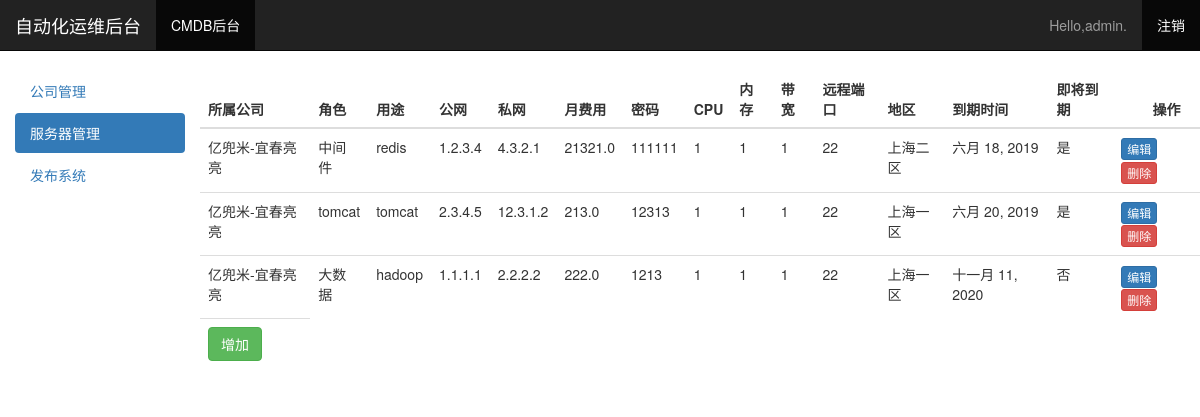
/cmdb/show_company/3/ (signed in), run on the app's committed database.
### cmdb/models.py (models this page shows, shortened)
class Servers(models.Model):
    roles=models.CharField(max_length=20,verbose_name='服务器角色')
    usage=models.CharField(max_length=20,verbose_name='服务器用途')
    pub_ipaddress=models.GenericIPAddressField(verbose_name='公网地址')
    private_ipaddress=models.GenericIPAddressField(verbose_name='私网地址')
    customer = models.FloatField(max_length=10, verbose_name='月费用')
    password = models.CharField(max_length=30, verbose_name='服务器密码')
    cpu=models.IntegerField(verbose_name='CPU核数')
    mem=models.IntegerField(verbose_name='内存大小')
    bandwidth=models.IntegerField(verbose_name='带宽')
    port=models.IntegerField(verbose_name='远程端口')
    area=models.CharField(max_length=10,verbose_name='地区')
    expiration_time=models.DateField(verbose_name='到期时间')
    company=models.ForeignKey(Company,default=1)
    @property
    def is_expiration(self):
        if (parse(str(self.expiration_time)) - parse(daytime)).days >= 7:
            return True
    class Meta:
        verbose_name_plural = "服务器"

class Company(models.Model):
    name=models.CharField(max_length=25,verbose_name='公司名称',unique=True)
    contactsusr=models.CharField(max_length=10,verbose_name='联系人')
    phonenumber=models.IntegerField(verbose_name='联系人手机号')
    projectname=models.CharField(max_length=20,verbose_name='项目名')
    account=models.CharField(max_length=30,verbose_name='登陆账号')
    password=models.CharField(max_length=30,verbose_name='登陆密码')
    balance=models.FloatField(max_length=10,verbose_name='账户余额')
    Cspname=models.ForeignKey(Csp)
    group=models.ForeignKey(Group)
    class Meta:
        verbose_name_plural ="公司"

### cmdb/views.py (the view)
# urls.py: url(r'show_company/(?P<company_id>\d+)/$', views.show_company, name='show_company'),
@login_required
def show_company(request,company_id):
    servers = Servers.objects.filter(company_id=company_id)
    context = {"servers": servers}
    return render(request, 'cmdb/server_detail.html', context)

### cmdb/templates/cmdb/server_detail.html (shortened to what this page needs)
{% load bootstrap3 %}
<!DOCTYPE html>
<html lang="zh-CN">
<head>
</head>
{% bootstrap_css %}
<body>
<nav class="navbar navbar-inverse navbar-static-top">
    <div class="container-fluid">
        <div class="navbar-header">
            <a class="navbar-brand" href="{% url 'ops:index' %}">自动化运维后台</a>
        </div>
        <div id="navbar" class="navbar-collapse collapse">
            <ul class="nav navbar-nav">
                <li class="active"><a href="{% url 'cmdb:index' %}">CMDB后台</a></li>
            </ul>
            <ul class="nav navbar-nav navbar-right">
                {% if user.is_authenticated %}
                    <li><a>Hello,{{ user.username }}.</a></li>
                    <li class="active"><a href="{% url 'users:logout' %}">注销</a></li>
                {% else %}
                    <li class="active"><a href="{% url 'users:register' %}">注册</a></li>
                    <li class="active"><a href="{% url 'users:login' %}">登录</a></li>
                {% endif %}
            </ul>
        </div>
    </div>
</nav>
<div class="container-fluid">
    <div class="row">
        <div class="col-sm-3 col-md-2 sidebar">
            <ul class="nav nav-pills nav-stacked">
                <li role="presentation"><a href="{% url 'cmdb:company' %}">公司管理</a></li>
                <li role="presentation" class="active"><a href="{% url 'cmdb:server' %}">服务器管理</a></li>
                <li role="presentation"><a href="#">发布系统</a></li>
            </ul>
        </div>
        <div>
            <div class="table-responsive">
                <table class="table table-hover">
                    <thead>
                    <tr>
                        <th>所属公司</th>
                        <th>角色</th>
                        <th>用途</th>
                        <th>公网</th>
                        <th>私网</th>
                        <th>月费用</th>
                        <th>密码</th>
                        <th>CPU</th>
                        <th>内存</th>
                        <th>带宽</th>
                        <th>远程端口</th>
                        <th>地区</th>
                        <th>到期时间</th>
                        <th>即将到期</th>
                        <th>&nbsp&nbsp&nbsp&nbsp&nbsp&nbsp&nbsp&nbsp操作</th>
                    </tr>
                    </thead>
                    <tbody>
                    {% for server in servers %}
                        <tr>
                            <td>{{ server.company.name }}</td>
                            <td>{{ server.roles }}</td>
                            <td>{{ server.usage }}</td>
                            <td>{{ server.pub_ipaddress }}</td>
                            <td>{{ server.private_ipaddress }}</td>
                            <td>{{ server.customer }}</td>
                            <td>{{ server.password }}</td>
                            <td>{{ server.cpu }}</td>
                            <td>{{ server.mem }}</td>
                            <td>{{ server.bandwidth }}</td>
                            <td>{{ server.port }}</td>
                            <td>{{ server.area }}</td>
                            <td>{{ server.expiration_time }}</td>
                            {% if server.is_expiration %}
                                <td>否</td>
                            {% else %}
                                <td>是</td>
                            {% endif %}
                            <td><a class="btn btn-primary btn-xs" href="{% url 'cmdb:edit_server' server.id %}">编辑</a>
                                <a class="btn btn-danger btn-xs" href="{% url 'cmdb:del_server' server.id %}">删除</a>
                            </td>
                        </tr>
                    {% endfor %}
                    <tr>
                        <td><a class="btn btn-success" href="{% url 'cmdb:new_server' %}">增加</a></td>
                    </tr>
                    </tbody>
                </table>
            </div>
        </div>
    </div>
</div>
</body>
</html>

### data on the page
Servers: company.name "亿兜米-宜春亮亮", roles "中间件", usage "redis", pub_ipaddress "1.2.3.4", private_ipaddress "4.3.2.1", customer "21321.0", password "111111", cpu "1", mem "1", bandwidth "1", port "22", area "上海二区", expiration_time "六月 18, 2019", shows "是"
Servers: company.name "亿兜米-宜春亮亮", roles "tomcat", usage "tomcat", pub_ipaddress "2.3.4.5", private_ipaddress "12.3.1.2", customer "213.0", password "12313", cpu "1", mem "1", bandwidth "1", port "22", area "上海一区", expiration_time "六月 20, 2019", shows "是"
Servers: company.name "亿兜米-宜春亮亮", roles "大数据", usage "hadoop", pub_ipaddress "1.1.1.1", private_ipaddress "2.2.2.2", customer "222.0", password "1213", cpu "1", mem "1", bandwidth "1", port "22", area "上海一区", expiration_time "十一月 11, 2020", shows "否"

### other printed values
{{ user.username }} "admin"
